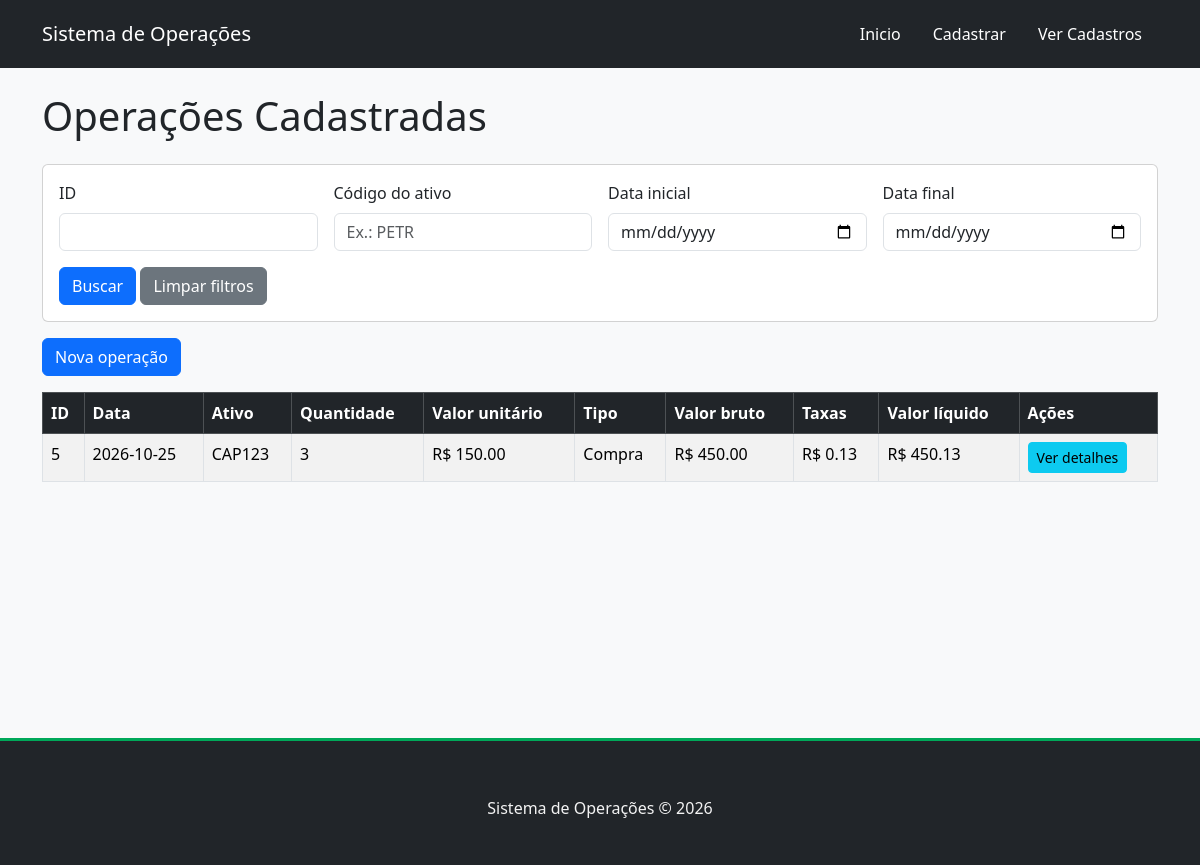
The app's page /operacoes/buscar?id=5 with its own data.
### tables this page shows
CREATE TABLE operacoes (
    id INTEGER PRIMARY KEY AUTOINCREMENT,
    data TEXT NOT NULL, 
    ativo TEXT NOT NULL,
    quantidade INTEGER NOT NULL,
    valor_unitario REAL NOT NULL,
    tipo_operacao TEXT NOT NULL,
    valor_bruto REAL NOT NULL,
    taxas REAL NOT NULL,
    valor_liquido REAL NOT NULL
);

### controllers/operacao_controller.py (the view)
def buscar():
    id = request.args.get('id')
    ativo = request.args.get('ativo')
    data_inicio = request.args.get('data_inicio')
    data_fim = request.args.get('data_fim')
    if id:
        try:
            id = int(id)
        except ValueError:
            flash('O ID deve ser um numero inteiro.', 'danger')
            return redirect(url_for('listar'))
    operacoes = Operacao.buscar(
        id=id,
        ativo=ativo,
        data_inicio=data_inicio,
        data_fim=data_fim
    )
    return render_template('listar.html', operacoes=operacoes)

### daos/operacao_dao.py (called while the page is built)
    def _dados_dict(self, row):
        return{
            'id': row['id'],
            'data': row['data'],
            'ativo': row['ativo'],
            'quantidade': row['quantidade'],
            'valor_unitario': row['valor_unitario'],
            'tipo_operacao': row['tipo_operacao'],
            'valor_bruto': row['valor_bruto'],
            'taxas': row['taxas'],
            'valor_liquido': row['valor_liquido'],
        }

    def buscar(self, id=None, ativo=None, data_inicio=None, data_fim=None):
        db = SQLiteDB()
        db.conectar()
        query = "SELECT * FROM operacoes WHERE 1=1" #facilita adicionar filtros à consulta.| uma condição que sempre é verdadeira.
        params = []
        if id:
            query += " AND id = ?"
            params.append(id)
        if ativo:
            query += " AND ativo LIKE ?"
            params.append('%' + ativo + '%')
        if data_inicio:
            query += " AND data >= ? "
            params.append(data_inicio)
        if data_fim:
            query += " AND data <= ? "
            params.append(data_fim)
        query += " ORDER BY data DESC"
        resultado = db.consultar(query, tuple(params))
        db.desconectar()
        if resultado is None:
            return None
        return [self._dados_dict(row) for row in resultado]

### database/sqlitedb.py (called while the page is built)
    def conectar(self): #Abre a conexao com o BD
        self.conn = sqlite3.connect(self.DB_FILE)
        self.conn.row_factory =  sqlite3.Row #permite acessar os dados retornados pelo banco pelo nome da coluna
        self.cursor = self.conn.cursor()

    def desconectar(self): #fecha a conexao com o BD
        if self.conn:
            self.conn.close()
            self.conn = None
            self.cursor = None

    def consultar(self, query, params=()): #executa consultas como SELECT e devolve os registros.
        try:
            self.cursor.execute(query, params)
            return self.cursor.fetchall()
        except sqlite3.Error as erro:
            print('Erro ao consultar: ', erro)
            return None

### models/operacao.py (called while the page is built)
    @staticmethod
    def buscar(id=None, ativo=None, data_inicio=None, data_fim=None):
        dao = OperacaoDAO()
        return dao.buscar(id, ativo, data_inicio, data_fim)

### templates/listar.html (shortened to what this page needs)
{% extends "base.html" %}
{% block conteudo %}
<h1 class="mb-4">Operações Cadastradas</h1>
<form action="{{ url_for('buscar') }}" method="GET" class="card card-body mb-3">
    <div class="row g-3">
        <div class="col-md-3">
            <label class="form-label">ID</label>
            <input type="number" name="id" class="form-control">
        </div>
        <div class="col-md-3">
            <label class="form-label">Código do ativo</label>
            <input type="text" name="ativo" class="form-control"
                   placeholder="Ex.: PETR">
        </div>
        <div class="col-md-3">
            <label class="form-label">Data inicial</label>
            <input type="date" name="data_inicio" class="form-control">
        </div>
        <div class="col-md-3">
            <label class="form-label">Data final</label>
            <input type="date" name="data_fim" class="form-control">
        </div>
    </div>
    <div class="mt-3">
        <button type="submit" class="btn btn-primary">Buscar</button>
        <a href="{{ url_for('listar') }}"
           class="btn btn-secondary">Limpar filtros</a>
    </div>
</form>
<a href="{{ url_for('cadastrar') }}" class="btn btn-primary mb-3">
    Nova operação
</a>
<div class="table-responsive">
    <table class="table table-bordered table-striped">
        <thead class="table-dark">
            <tr>
                <th>ID</th>
                <th>Data</th>
                <th>Ativo</th>
                <th>Quantidade</th>
                <th>Valor unitário</th>
                <th>Tipo</th>
                <th>Valor bruto</th>
                <th>Taxas</th>
                <th>Valor líquido</th>
                <th>Ações</th>
            </tr>
        </thead>
        <tbody>
            {% for operacao in operacoes %}
            <tr>
                <td>{{ operacao['id'] }}</td>
                <td>{{ operacao['data'] }}</td>
                <td>{{ operacao['ativo'] }}</td>
                <td>{{ operacao['quantidade'] }}</td>
                <td>R$ {{ '%.2f'|format(operacao['valor_unitario']) }}</td>
                <td>{{ operacao['tipo_operacao'].capitalize() }}</td>
                <td>R$ {{ '%.2f'|format(operacao['valor_bruto']) }}</td>
                <td>R$ {{ '%.2f'|format(operacao['taxas']) }}</td>
                <td>R$ {{ '%.2f'|format(operacao['valor_liquido']) }}</td>
                <td>
                    <a href="{{ url_for('detalhes', id=operacao['id']) }}", class="btn btn-info btn-sm">
                        Ver detalhes
                    </a>
                </td>
            </tr>
            {% else %}
            <tr>
                <td colspan="10" class="text-center">
                    Nenhuma operação Cadastrada
                </td>
            </tr>
            {% endfor %}
        </tbody>
    </table>
</div>
{% endblock %}

### static/css/style.css (style rules this page uses)
body { display: flex; flex-direction: column; }

### records on screen
operacoes: id "5", data "2026-10-25", ativo "CAP123", quantidade "3", valor_unitario "150.00", tipo_operacao "Compra", valor_bruto "450.00", taxas "0.13", valor_liquido "450.13"
